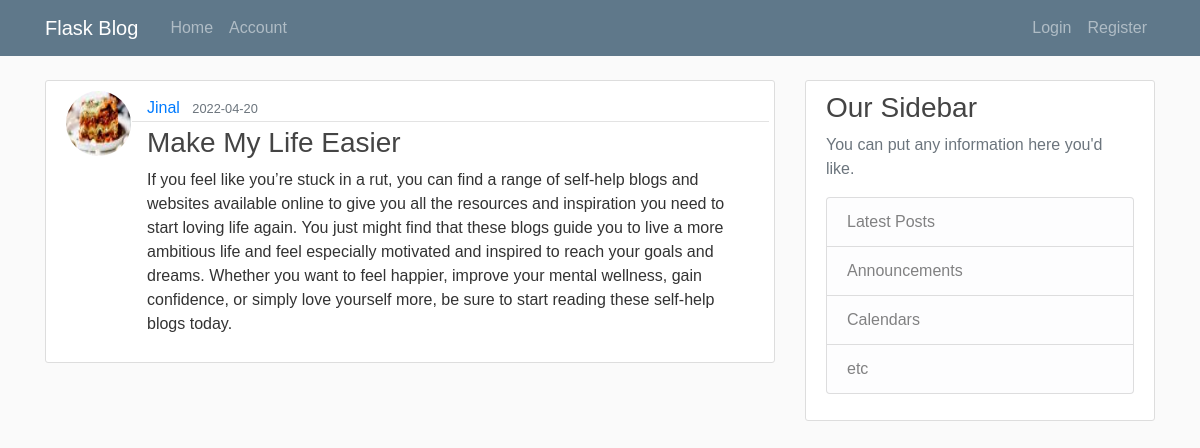
Page /post/7 on the committed database.
### blog/models.py (models this page shows, shortened)
class User(db.Model, UserMixin):
	id = db.Column(db.Integer(), primary_key=True)
	username = db.Column(db.String(length=30), nullable=False, unique=True)
	email = db.Column(db.String(length=120), nullable=False, unique=True)
	img = db.Column(db.String(length=20), nullable=False, default="default.jpg")
	password = db.Column(db.String(length=60), nullable=False)
	posts = db.relationship('Post', backref='author', lazy=True)

class Post(db.Model):
	id = db.Column(db.Integer(), primary_key=True)
	title = db.Column(db.String(length=100), nullable=False)
	date_posted = db.Column(db.DateTime, nullable=False, default=lambda self: datetime.now())
	content = db.Column(db.Text, nullable=False)
	user_id = db.Column(db.Integer(), db.ForeignKey('user.id'), nullable=False)

### blog/posts/routes.py (the view)
@posts.route('/post/<int:post_id>')
def post(post_id):
	post = Post.query.get_or_404(post_id)
	return render_template('post.html', title=post.title, post=post)

### blog/templates/post.html (shortened to what this page needs)
{% extends 'layout.html' %}
{% block content %}
		<article class="media content-section">
		  <img class="rounded-circle article-img" src="{{ url_for('static', filename='IMG/' + post.author.img) }}">
		  <div class="media-body">
		    <div class="article-metadata row" >
		      <div class="col">
		      	<a class="mr-2" href="{{ url_for('users.user_posts', username=post.author.username) }}">{{ post.author.username }}</a>
		      	<small class="text-muted">{{ post.date_posted.strftime('%Y-%m-%d') }}</small>
		      </div>
		      <div class="col d-md-flex justify-content-md-end">
		      </div>
		    </div>
		    <h3 class="article-title">{{ post.title }}</h3>
		    <p class="article-content">{{ post.content }}</p>
		  </div>
		</article>
{% endblock %}

### blog/static/main.css (style rules this page uses)
body { background: #fafafa; color: #333333; margin-top: 5rem; font-family: 'Ubuntu', sans-serif; }
h1, h2, h3, h4, h5, h6 { color: #444444; }
.content-section { background: #ffffff; padding: 10px 20px; border: 1px solid #dddddd; border-radius: 3px; margin-bottom: 20px; }
.article-title { color: #444444; }
.article-content { white-space: pre-line; }
.article-img { height: 65px; width: 65px; margin-right: 16px; }
.article-metadata { padding-bottom: 1px; margin-bottom: 4px; border-bottom: 1px solid #e3e3e3 }
.media-body { margin-top: 5px; }

### rows in the picture
User: img (picture), author.username "Jinal"
Post: date_posted "2022-04-20", title "Make My Life Easier", content "If you feel like you’re stuck in a rut, you can find a range of self-help blogs and websites available online to give you all the resources and inspiration you need to start loving life again. You just might find that these blogs guide you to live a more ambitious life and feel especially motivated and inspired to reach your goals and dreams. Whether you want to feel happier, improve your mental wellness, gain confidence, or simply love yourself more, be sure to start reading these self-help blogs today."
